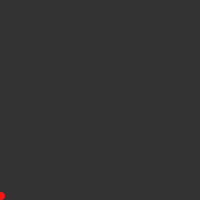
Frame 1 (no input)
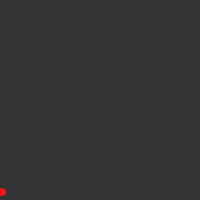
Frame 2 (the mouse pressed at the canvas centre, redrawn once)

The Processing sketch that drew these frames (run headless with seeded random() and noise(); the mouse was pressed at the canvas centre and the sketch redrawn once):

// Processing sketch: processing_110153
// ── processing_110153.pde

float x= -100;float y= 0;
void setup()
{
noStroke();
  size(200,200);
  noLoop();

}
void draw() {
 background(51);
 funcionCuadratica();
 }
 void funcionCuadratica() {
   x=x+1;
      if (x< 100) {
   y=(x*x)/50;
          }
          else{
          x=-100;
        }
     fill(245,22,22);  
   ellipse(x+100, y, 8, 8);

 }
 void mouseClicked() {
  loop();
}

void mousePressed () {
  noLoop();
}
